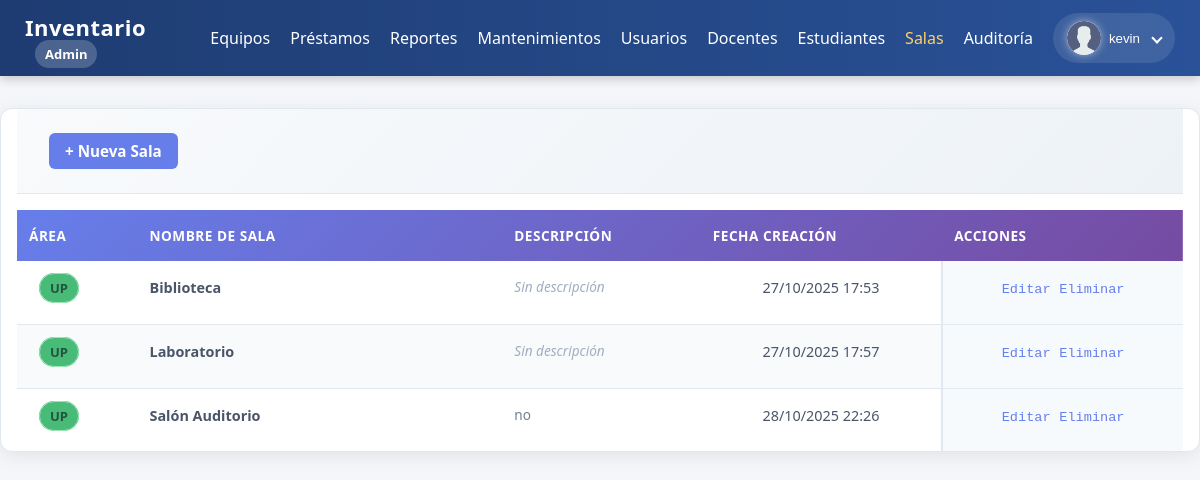
/public/salas.php (signed in), run on the app's committed database.
### tables this page shows
CREATE TABLE `salas` (
  `id` int(11) NOT NULL,
  `area_id` int(11) NOT NULL,
  `nombre` varchar(120) NOT NULL,
  `descripcion` text DEFAULT NULL,
  `creado_en` timestamp NOT NULL DEFAULT current_timestamp()
);

CREATE TABLE `areas` (
  `id` int(11) NOT NULL,
  `nombre` varchar(80) NOT NULL,
  `creado_en` timestamp NOT NULL DEFAULT current_timestamp()
);

### public/salas.php (the view, shortened to what this page needs)
<?php
require __DIR__ . '/../init.php';
$stmt = $mysqli->query("
  SELECT
    s.id,
    s.nombre,
    s.descripcion,
    s.creado_en,
    a.nombre AS area_nombre
  FROM salas s
  INNER JOIN areas a ON s.area_id = a.id
  ORDER BY a.nombre, s.nombre
");
$rows = $stmt->fetch_all(MYSQLI_ASSOC);
?>
<!doctype html>
<html lang="es">
<head>
  <link rel="stylesheet" href="../css/tabla_equipos_index.css">
</head>
<body>
  <?php include __DIR__ . '/navbar.php'; ?>
  <div class="container">
    <div class="actions">
      <a class="btn" href="/inventario_uni/public/salas_registro.php">+ Nueva Sala</a>
    </div>
    <table>
      <thead>
        <tr>
          <th>Área</th>
          <th>Nombre de Sala</th>
          <th>Descripción</th>
          <th>Fecha Creación</th>
          <th>Acciones</th>
        </tr>
      </thead>
      <tbody>
        <?php if (!$rows): ?>
          <tr>
            <td colspan="5" class="muted">No hay salas registradas.</td>
          </tr>
        <?php else: ?>
          <?php foreach ($rows as $r): ?>
            <tr>
              <td data-label="Área">
                <span class="badge ok"><?= htmlspecialchars($r['area_nombre']) ?></span>
              </td>
              <td data-label="Nombre de Sala">
                <strong><?= htmlspecialchars($r['nombre']) ?></strong>
              </td>
              <td data-label="Descripción">
                <?= $r['descripcion'] ? htmlspecialchars($r['descripcion']) : '<span style="color: #a0aec0; font-style: italic;">Sin descripción</span>' ?>
              </td>
              <td data-label="Fecha Creación">
                <?= date('d/m/Y H:i', strtotime($r['creado_en'])) ?>
              </td>
              <td data-label="Acciones">
                <a class="btn btn-sm" href="/inventario_uni/public/salas_editar_form.php?id=<?= $r['id'] ?>">Editar</a>
                <a class="btn btn-sm btn-danger"
                   href="/inventario_uni/public/salas_eliminar.php?id=<?= $r['id'] ?>"
                   onclick="return confirm('¿Seguro que deseas eliminar esta sala?\n\nNota: Solo se puede eliminar si no tiene equipos asociados.');">
                  Eliminar
                </a>
              </td>
            </tr>
          <?php endforeach; ?>
        <?php endif; ?>
      </tbody>
    </table>
  </div>
</body>
</html>

### css/tabla_equipos_index.css (style rules this page uses)
.container { max-width: 1400px; margin: 2rem auto; padding: 0 1rem; background: white; border-radius: 12px; box-shadow: 0 4px 20px rgba(0, 0, 0, 0.08); border: 1px solid #e1e8ed; overflow: hidden; }
.actions { background: linear-gradient(135deg, #f8fafc 0%, #edf2f7 100%); padding: 1.5rem 2rem; border-bottom: 1px solid #e2e8f0; display: flex; justify-content: space-between; align-items: center; gap: 1rem; }
.actions .btn { background: linear-gradient(135deg, #667eea 0%, #764ba2 100%); color: white; text-decoration: none; padding: 0.75rem 1.5rem; border-radius: 8px; font-weight: 600; font-size: 0.95rem; transition: all 0.3s ease; display: inline-flex; align-items: center; gap: 0.5rem; border: none; cursor: pointer; }
table { width: 100%; border-collapse: collapse; font-size: 0.9rem; }
thead { background: linear-gradient(135deg, #667eea 0%, #764ba2 100%); }
th { color: white; padding: 1rem 0.75rem; text-align: left; font-weight: 600; font-size: 0.85rem; text-transform: uppercase; letter-spacing: 0.5px; white-space: nowrap; }
td { padding: 1rem 0.75rem; border-bottom: 1px solid #e2e8f0; color: #4a5568; vertical-align: top; line-height: 1.5; }
tbody tr:nth-child(even) { background: #f8fafc; }
tbody tr:last-child td { border-bottom: none; }
.badge { padding: 0.3rem 0.75rem; border-radius: 12px; font-size: 0.8rem; font-weight: 600; text-transform: capitalize; white-space: nowrap; }
.badge.ok { background: #c6f6d5; color: #22543d; border: 1px solid #9ae6b4; }
td a { color: #667eea; text-decoration: none; font-weight: 500; font-size: 0.85rem; transition: all 0.3s ease; display: inline-block; margin-bottom: 0.25rem; padding: 0.2rem 0; }
td:last-child { font-family: 'Courier New', monospace; background: #f7fafc; border-left: 2px solid #e2e8f0; }
td:nth-child(1) { font-weight: 600; color: #2d3748; }
td:nth-child(2) { min-width: 200px; }
td:nth-child(3) { color: #718096; font-size: 0.85rem; }
td:nth-child(4) { text-align: center; }
td:nth-child(5) { text-align: center; font-weight: 600; }
.badge { padding: 0.25rem 0.5rem; border-radius: 5px; color: #fff; font-size: 0.85rem; }
.badge.ok { background-color: #48bb78; }
.actions { margin-bottom: 1rem; display:flex; flex-wrap:wrap; gap:0.5rem; align-items:center; }
.actions .btn { text-decoration:none; background:#667eea; color:#fff; padding:0.5rem 1rem; border-radius:6px; }
.container { animation: slideIn 0.6s ease-out; }
tbody tr { transition: all 0.2s ease; }
td:last-child { position: relative; }

### public/navbar.php (style rules this page uses)
body { margin: 0; font-family: 'Segoe UI', Roboto, sans-serif; background-color: #f5f6fa; }
.badge { background: rgba(255, 255, 255, 0.2); color: #fff; padding: 5px 10px; border-radius: 20px; font-size: 13px; margin-left: 10px; }

### data on the page
salas: area.nombre "UP", nombre "Biblioteca", descripcion "Sin descripción", creado_en "27/10/2025 17:53"
salas: area.nombre "UP", nombre "Laboratorio", descripcion "Sin descripción", creado_en "27/10/2025 17:57"
salas: area.nombre "UP", nombre "Salón Auditorio", descripcion "no", creado_en "28/10/2025 22:26"

### other printed values
$rol "Admin"
user()['nombre'] "kevin"
